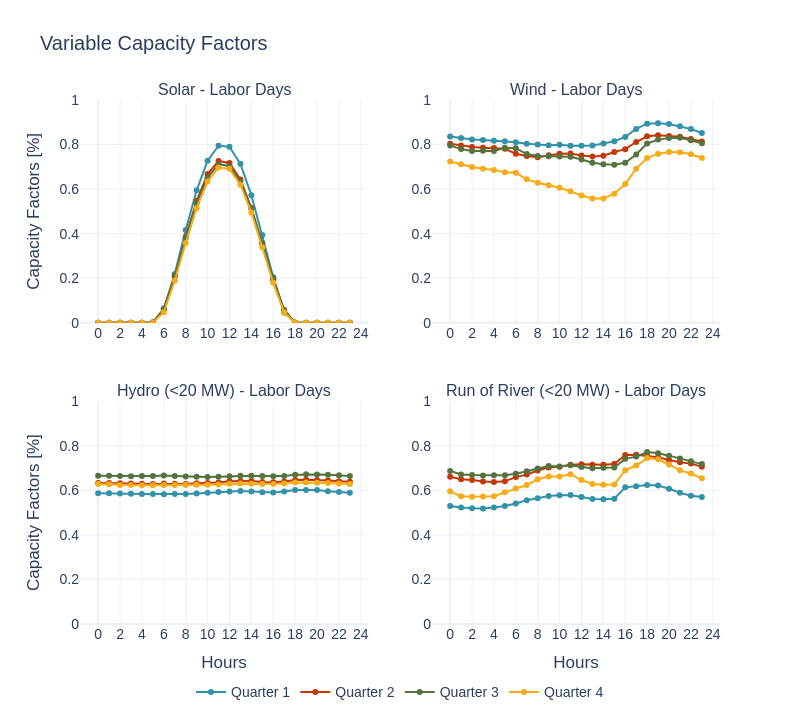

Here is the notebook cell this chart was saved with:
### Code cell
sc.variable_capacitors.plot_variable_capacity(model_path, hydro_variable_capacity, timepoints)

### Figure 1 — Plotly figure (JSON) as saved in the notebook; plotly's stock layout.template omitted (floating-point values rounded to 4 significant figures)
{"data": [{"legendgroup": "Quarter 1", "line": {"color": "#3292A9"}, "mode": "lines+markers", "name": "Quarter 1", "showlegend": true, "type": "scatter", "x": [0, 1, 2, 3, 4, 5, 6, 7, 8, 9, 10, 11, 12, 13, 14, 15, 16, 17, 18, 19, 20, 21, 22, 23], "xaxis": "x", "y": [0.0, 0.0, 0.0, 0.0, 0.0, 0.000107, 0.059, 0.2186, 0.4159, 0.5944, 0.7276, 0.7947, 0.7906, 0.7133, 0.5728, 0.3939, 0.2044, 0.04451, 6.356e-05, 0.0, 0.0, 0.0, 0.0, 0.0], "yaxis": "y"}, {"legendgroup": "Quarter 2", "line": {"color": "#C53707"}, "mode": "lines+markers", "name": "Quarter 2", "showlegend": true, "type": "scatter", "x": [0, 1, 2, 3, 4, 5, 6, 7, 8, 9, 10, 11, 12, 13, 14, 15, 16, 17, 18, 19, 20, 21, 22, 23], "xaxis": "x", "y": [0.0, 0.0, 0.0, 0.0, 0.0, 0.0008025, 0.05974, 0.209, 0.3845, 0.5469, 0.6676, 0.7261, 0.7174, 0.6435, 0.5152, 0.3558, 0.1926, 0.05104, 0.0002997, 0.0, 0.0, 0.0, 0.0, 0.0], "yaxis": "y"}, {"legendgroup": "Quarter 3", "line": {"color": "#55733D"}, "mode": "lines+markers", "name": "Quarter 3", "showlegend": true, "type": "scatter", "x": [0, 1, 2, 3, 4, 5, 6, 7, 8, 9, 10, 11, 12, 13, 14, 15, 16, 17, 18, 19, 20, 21, 22, 23], "xaxis": "x", "y": [0.0, 0.0, 0.0, 0.0, 0.0, 0.001519, 0.0637, 0.2119, 0.3813, 0.536, 0.6517, 0.7111, 0.7041, 0.6334, 0.5112, 0.3579, 0.1995, 0.0581, 0.0006006, 0.0, 0.0, 0.0, 0.0, 0.0], "yaxis": "y"}, {"legendgroup": "Quarter 4", "line": {"color": "#F7AB17"}, "mode": "lines+markers", "name": "Quarter 4", "showlegend": true, "type": "scatter", "x": [0, 1, 2, 3, 4, 5, 6, 7, 8, 9, 10, 11, 12, 13, 14, 15, 16, 17, 18, 19, 20, 21, 22, 23], "xaxis": "x", "y": [0.0, 0.0, 0.0, 0.0, 0.0, 0.0002173, 0.04697, 0.1881, 0.3574, 0.5145, 0.6343, 0.6969, 0.691, 0.6194, 0.4947, 0.3384, 0.1789, 0.04546, 0.0001011, 0.0, 0.0, 0.0, 0.0, 0.0], "yaxis": "y"}, {"legendgroup": "Quarter 1", "line": {"color": "#3292A9"}, "mode": "lines+markers", "name": "Quarter 1", "showlegend": false, "type": "scatter", "x": [0, 1, 2, 3, 4, 5, 6, 7, 8, 9, 10, 11, 12, 13, 14, 15, 16, 17, 18, 19, 20, 21, 22, 23], "xaxis": "x2", "y": [0.8362, 0.8297, 0.823, 0.8206, 0.8165, 0.815, 0.8107, 0.8034, 0.8003, 0.7969, 0.7993, 0.7945, 0.794, 0.7962, 0.8043, 0.8151, 0.8341, 0.8703, 0.8937, 0.8953, 0.8918, 0.8816, 0.8698, 0.8519], "yaxis": "y2"}, {"legendgroup": "Quarter 2", "line": {"color": "#C53707"}, "mode": "lines+markers", "name": "Quarter 2", "showlegend": false, "type": "scatter", "x": [0, 1, 2, 3, 4, 5, 6, 7, 8, 9, 10, 11, 12, 13, 14, 15, 16, 17, 18, 19, 20, 21, 22, 23], "xaxis": "x2", "y": [0.8034, 0.7959, 0.7885, 0.7854, 0.7846, 0.7808, 0.7588, 0.749, 0.7431, 0.7514, 0.7582, 0.7601, 0.751, 0.7462, 0.7498, 0.7663, 0.7793, 0.8114, 0.8371, 0.8413, 0.8387, 0.8352, 0.825, 0.8136], "yaxis": "y2"}, {"legendgroup": "Quarter 3", "line": {"color": "#55733D"}, "mode": "lines+markers", "name": "Quarter 3", "showlegend": false, "type": "scatter", "x": [0, 1, 2, 3, 4, 5, 6, 7, 8, 9, 10, 11, 12, 13, 14, 15, 16, 17, 18, 19, 20, 21, 22, 23], "xaxis": "x2", "y": [0.7961, 0.7795, 0.771, 0.7716, 0.7714, 0.7854, 0.7839, 0.7571, 0.7488, 0.7479, 0.7458, 0.7451, 0.7326, 0.7182, 0.7116, 0.7093, 0.7178, 0.7552, 0.8048, 0.8221, 0.8295, 0.8305, 0.8192, 0.8059], "yaxis": "y2"}, {"legendgroup": "Quarter 4", "line": {"color": "#F7AB17"}, "mode": "lines+markers", "name": "Quarter 4", "showlegend": false, "type": "scatter", "x": [0, 1, 2, 3, 4, 5, 6, 7, 8, 9, 10, 11, 12, 13, 14, 15, 16, 17, 18, 19, 20, 21, 22, 23], "xaxis": "x2", "y": [0.724, 0.7111, 0.6995, 0.6912, 0.6862, 0.676, 0.6729, 0.6438, 0.6281, 0.617, 0.6059, 0.5899, 0.571, 0.5583, 0.5582, 0.5791, 0.6228, 0.6917, 0.7393, 0.7589, 0.7669, 0.7653, 0.7565, 0.7399], "yaxis": "y2"}, {"legendgroup": "Quarter 1", "line": {"color": "#3292A9"}, "mode": "lines+markers", "name": "Quarter 1", "showlegend": false, "type": "scatter", "x": [0, 1, 2, 3, 4, 5, 6, 7, 8, 9, 10, 11, 12, 13, 14, 15, 16, 17, 18, 19, 20, 21, 22, 23], "xaxis": "x3", "y": [0.5873, 0.5873, 0.586, 0.5846, 0.5839, 0.5834, 0.5822, 0.5837, 0.5839, 0.586, 0.5893, 0.5931, 0.5954, 0.5971, 0.5948, 0.5916, 0.5909, 0.5945, 0.602, 0.6022, 0.6012, 0.5959, 0.5927, 0.5898], "yaxis": "y3"}, {"legendgroup": "Quarter 2", "line": {"color": "#C53707"}, "mode": "lines+markers", "name": "Quarter 2", "showlegend": false, "type": "scatter", "x": [0, 1, 2, 3, 4, 5, 6, 7, 8, 9, 10, 11, 12, 13, 14, 15, 16, 17, 18, 19, 20, 21, 22, 23], "xaxis": "x3", "y": [0.6327, 0.6329, 0.6324, 0.6304, 0.6292, 0.6285, 0.6311, 0.6302, 0.6291, 0.6315, 0.6331, 0.6358, 0.6407, 0.6426, 0.6424, 0.6376, 0.6363, 0.6399, 0.6464, 0.6476, 0.6469, 0.6442, 0.6414, 0.639], "yaxis": "y3"}, {"legendgroup": "Quarter 3", "line": {"color": "#55733D"}, "mode": "lines+markers", "name": "Quarter 3", "showlegend": false, "type": "scatter", "x": [0, 1, 2, 3, 4, 5, 6, 7, 8, 9, 10, 11, 12, 13, 14, 15, 16, 17, 18, 19, 20, 21, 22, 23], "xaxis": "x3", "y": [0.6654, 0.6659, 0.6646, 0.6638, 0.6645, 0.6646, 0.6664, 0.6644, 0.6624, 0.6614, 0.6601, 0.6611, 0.6634, 0.6653, 0.6661, 0.6648, 0.6635, 0.6651, 0.67, 0.6723, 0.6717, 0.6697, 0.6677, 0.6643], "yaxis": "y3"}, {"legendgroup": "Quarter 4", "line": {"color": "#F7AB17"}, "mode": "lines+markers", "name": "Quarter 4", "showlegend": false, "type": "scatter", "x": [0, 1, 2, 3, 4, 5, 6, 7, 8, 9, 10, 11, 12, 13, 14, 15, 16, 17, 18, 19, 20, 21, 22, 23], "xaxis": "x3", "y": [0.6289, 0.627, 0.6245, 0.6238, 0.6228, 0.6232, 0.6244, 0.6246, 0.6245, 0.6254, 0.6253, 0.6261, 0.6295, 0.6306, 0.6296, 0.6287, 0.6289, 0.6305, 0.6358, 0.6358, 0.6346, 0.6326, 0.631, 0.6288], "yaxis": "y3"}, {"legendgroup": "Quarter 1", "line": {"color": "#3292A9"}, "mode": "lines+markers", "name": "Quarter 1", "showlegend": false, "type": "scatter", "x": [0, 1, 2, 3, 4, 5, 6, 7, 8, 9, 10, 11, 12, 13, 14, 15, 16, 17, 18, 19, 20, 21, 22, 23], "xaxis": "x4", "y": [0.5303, 0.5228, 0.52, 0.5182, 0.523, 0.5296, 0.541, 0.5561, 0.5646, 0.5746, 0.5777, 0.5797, 0.5703, 0.5613, 0.5599, 0.5625, 0.6136, 0.6181, 0.6245, 0.6215, 0.6074, 0.5896, 0.5763, 0.5705], "yaxis": "y4"}, {"legendgroup": "Quarter 2", "line": {"color": "#C53707"}, "mode": "lines+markers", "name": "Quarter 2", "showlegend": false, "type": "scatter", "x": [0, 1, 2, 3, 4, 5, 6, 7, 8, 9, 10, 11, 12, 13, 14, 15, 16, 17, 18, 19, 20, 21, 22, 23], "xaxis": "x4", "y": [0.6607, 0.6499, 0.6467, 0.6394, 0.6374, 0.6406, 0.6595, 0.6708, 0.6893, 0.7033, 0.7065, 0.7146, 0.7168, 0.7154, 0.7149, 0.7183, 0.7588, 0.7601, 0.7553, 0.7487, 0.7364, 0.7264, 0.7202, 0.7066], "yaxis": "y4"}, {"legendgroup": "Quarter 3", "line": {"color": "#55733D"}, "mode": "lines+markers", "name": "Quarter 3", "showlegend": false, "type": "scatter", "x": [0, 1, 2, 3, 4, 5, 6, 7, 8, 9, 10, 11, 12, 13, 14, 15, 16, 17, 18, 19, 20, 21, 22, 23], "xaxis": "x4", "y": [0.6874, 0.6716, 0.6693, 0.6673, 0.6683, 0.6684, 0.6748, 0.6859, 0.6982, 0.7096, 0.7073, 0.713, 0.705, 0.6994, 0.7015, 0.7028, 0.7416, 0.7516, 0.7725, 0.7665, 0.7559, 0.7428, 0.7303, 0.7179], "yaxis": "y4"}, {"legendgroup": "Quarter 4", "line": {"color": "#F7AB17"}, "mode": "lines+markers", "name": "Quarter 4", "showlegend": false, "type": "scatter", "x": [0, 1, 2, 3, 4, 5, 6, 7, 8, 9, 10, 11, 12, 13, 14, 15, 16, 17, 18, 19, 20, 21, 22, 23], "xaxis": "x4", "y": [0.5956, 0.5733, 0.5718, 0.5726, 0.5735, 0.5911, 0.6082, 0.6244, 0.6499, 0.662, 0.6622, 0.6726, 0.6465, 0.629, 0.6253, 0.6264, 0.6907, 0.7115, 0.7449, 0.7397, 0.7163, 0.69, 0.6756, 0.6543], "yaxis": "y4"}], "layout": {"annotations": [{"font": {"size": 16}, "showarrow": false, "text": "Solar - Labor Days", "x": 0.225, "xanchor": "center", "xref": "paper", "y": 1, "yanchor": "bottom", "yref": "paper"}, {"font": {"size": 16}, "showarrow": false, "text": "Wind - Labor Days", "x": 0.775, "xanchor": "center", "xref": "paper", "y": 1, "yanchor": "bottom", "yref": "paper"}, {"font": {"size": 16}, "showarrow": false, "text": "Hydro (<20 MW) - Labor Days", "x": 0.225, "xanchor": "center", "xref": "paper", "y": 0.425, "yanchor": "bottom", "yref": "paper"}, {"font": {"size": 16}, "showarrow": false, "text": "Run of River (<20 MW) - Labor Days", "x": 0.775, "xanchor": "center", "xref": "paper", "y": 0.425, "yanchor": "bottom", "yref": "paper"}], "font": {"family": "Arial", "size": 14}, "height": 720, "legend": {"orientation": "h", "x": 0.5, "xanchor": "center", "y": -0.1}, "title": {"text": "Variable Capacity Factors"}, "width": 800, "xaxis": {"anchor": "y", "domain": [0, 0.45], "dtick": 2}, "xaxis2": {"anchor": "y2", "domain": [0.55, 1], "dtick": 2}, "xaxis3": {"anchor": "y3", "domain": [0, 0.45], "dtick": 2, "title": {"text": "Hours"}}, "xaxis4": {"anchor": "y4", "domain": [0.55, 1], "dtick": 2, "title": {"text": "Hours"}}, "yaxis": {"anchor": "x", "domain": [0.575, 1], "range": [0, 1], "title": {"text": "Capacity Factors [%]"}}, "yaxis2": {"anchor": "x2", "domain": [0.575, 1], "range": [0, 1]}, "yaxis3": {"anchor": "x3", "domain": [0, 0.425], "range": [0, 1], "title": {"text": "Capacity Factors [%]"}}, "yaxis4": {"anchor": "x4", "domain": [0, 0.425], "range": [0, 1]}}}
